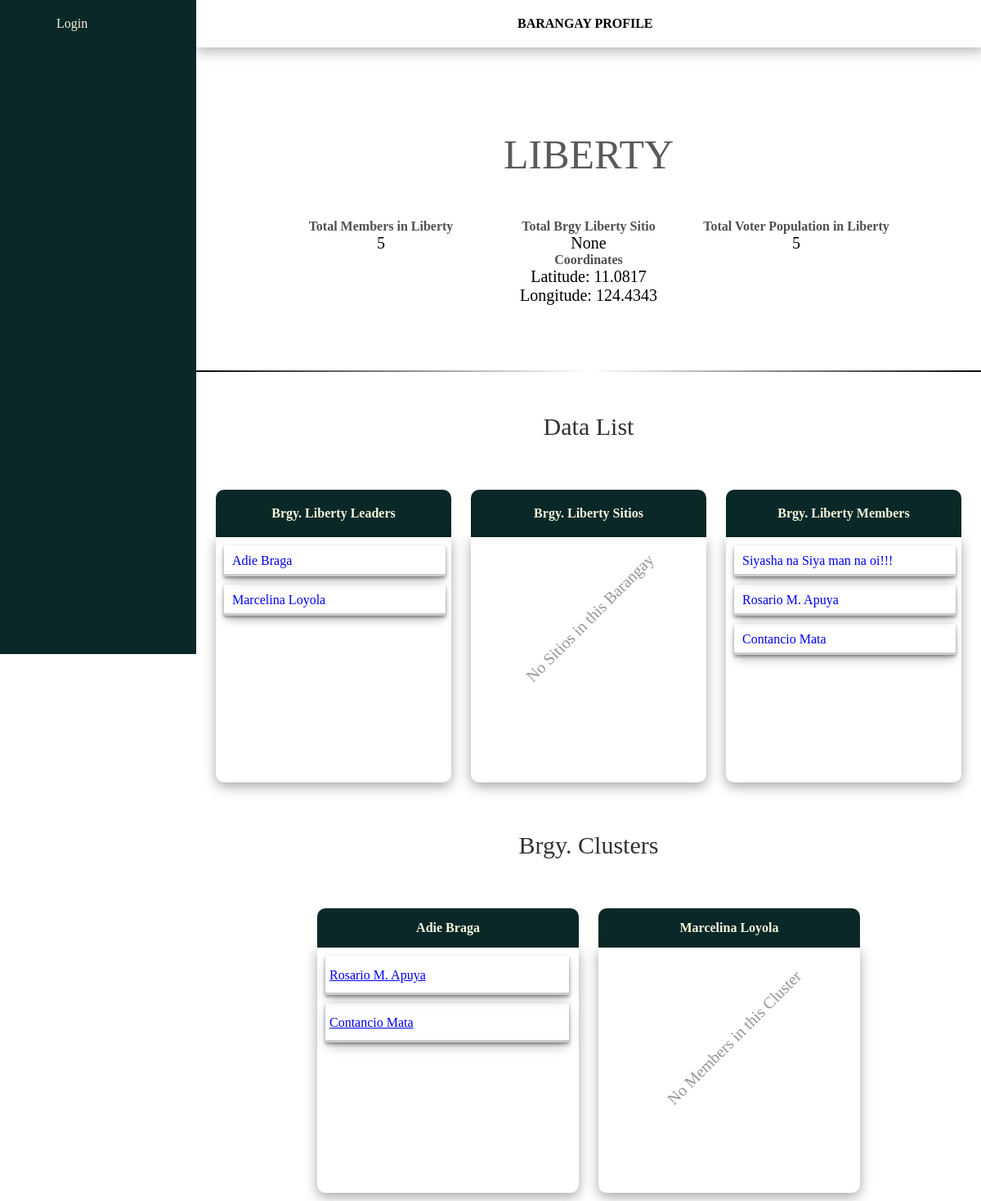
The app's page /brgy/Liberty/, older data.
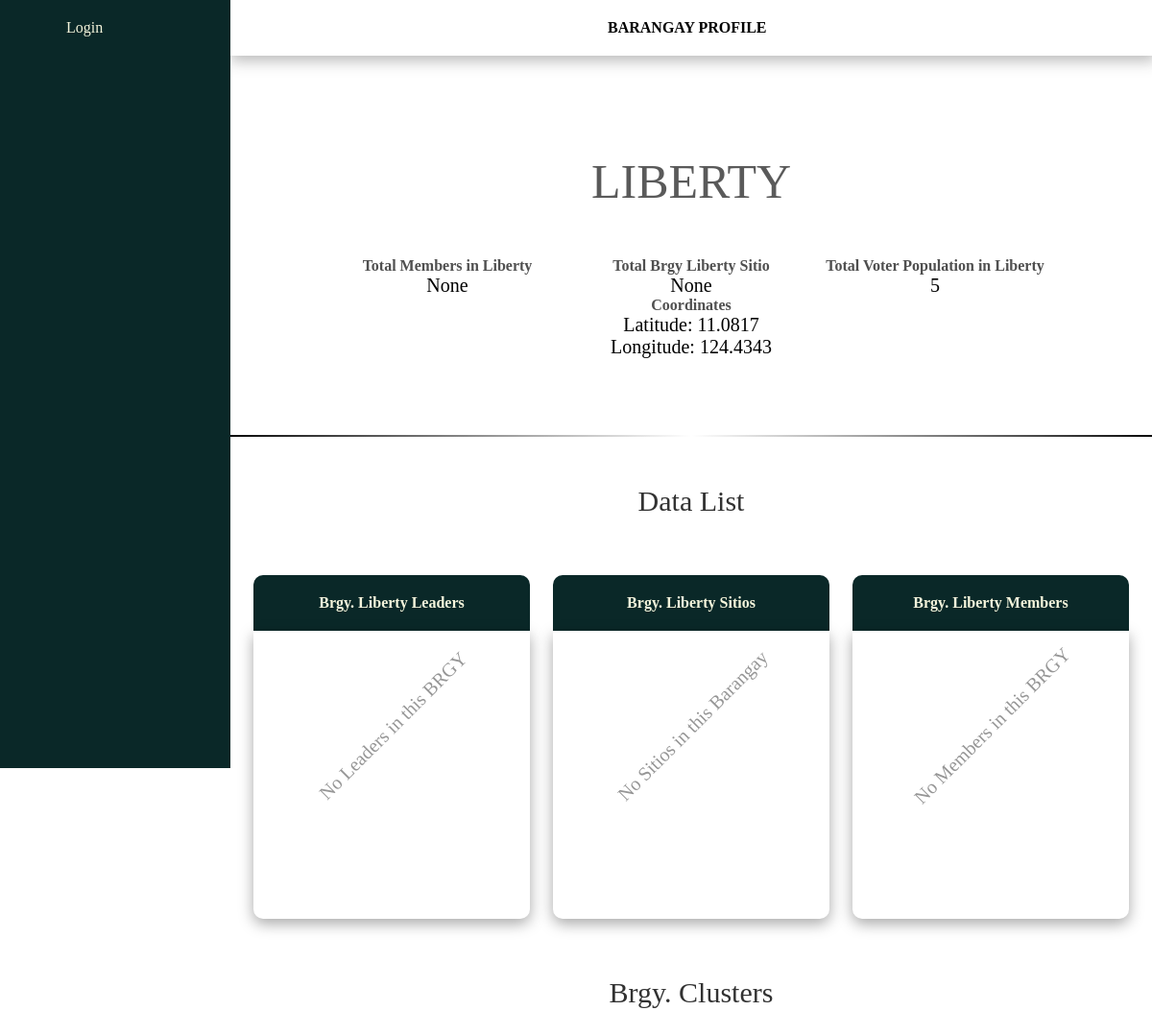
The same page, newer data.
### management/models.py (models this page shows, shortened)
class Leader(models.Model):
    name = models.CharField(max_length=255)
    gender = models.ForeignKey(Gender, related_name='leader_gender', on_delete=models.CASCADE)
    age = models.IntegerField()
    brgy = models.ForeignKey(Barangay, related_name='leader_brgy', on_delete=models.CASCADE)
    sitio = models.ForeignKey(Sitio, related_name='leader_sitio', on_delete=models.CASCADE, null=True, blank=True)
    date_registered = models.DateTimeField(auto_now_add=True)
    image = models.ImageField(null=True, blank=True, upload_to="images/")
    def __str__(self):
        return self.name

class Member(models.Model):
    name = models.CharField(max_length=255)
    gender = models.ForeignKey(Gender, related_name='member_gender', on_delete=models.CASCADE)
    age = models.IntegerField()
    brgy = models.ForeignKey(Barangay, related_name='member_brgy', on_delete=models.CASCADE)
    sitio = models.ForeignKey(Sitio, related_name='member_sitio', on_delete=models.CASCADE, null=True, blank=True)
    date_registered = models.DateTimeField(auto_now_add=True)
    image = models.ImageField(null=True, blank=True, upload_to="images/")
    def __str__(self):
        return self.name

class Cluster(models.Model):
    leader = models.ForeignKey(Leader, related_name='cluster_leader', on_delete=models.CASCADE)
    members = models.ManyToManyField(Member, related_name='cluster_member')

### management/views.py (the view)
# urls.py: path('brgy/<str:brgy_name>/', views.barangay_members, name='member-brgy'),
def barangay_members(request, brgy_name):
    brgy = Barangay.objects.get(brgy_name=brgy_name)
    member_brgy = Member.objects.filter(brgy__brgy_name=brgy_name)
    brgy_leader = Leader.objects.filter(brgy__brgy_name=brgy_name)
    sitios = Sitio.objects.filter(brgy__brgy_name=brgy_name)
    brgy_edit_form = ChangeBarangayNameForm(instance=brgy)
    brgy_individual_count = Individual.objects.filter(brgy=brgy).annotate(count=Count('name'))
    brgy_individual_sum = brgy_individual_count.aggregate(sum=Sum('count'))['sum']
    brgy_sitio_count = Sitio.objects.filter(brgy=brgy).annotate(count=Count('name'))
    brgy_sitio_sum = brgy_sitio_count.aggregate(sum=Sum('count'))['sum']
    brgy_cluster = Cluster.objects.filter(leader__brgy=brgy)
    if request.method == 'POST':
        form = ChangeBarangayNameForm(request.POST, instance=brgy)
        if form.is_valid():
            brgy = form.save(commit=False)
            brgy.save()
            return redirect('member-brgy', brgy_name=brgy.brgy_name)
    return render(request, 'member_brgy.html', {
        'member_brgy': member_brgy,
        'brgy_leader': brgy_leader,
        'brgy': brgy,
        'brgy_edit_form': brgy_edit_form,
        'sitios': sitios,
        'brgy_individual_sum': brgy_individual_sum,
        'brgy_sitio_sum': brgy_sitio_sum,
        'brgy_cluster': brgy_cluster,
    })

### management/templates/member_brgy.html (shortened to what the changed rows need)
{% extends 'base.html' %}
{% load static %}
{% block content %}
    <section class="brgy-profile-brgy-details-container-div">
        <section class="brgy-profile-details-section">
            <div class="brgy-profile-brgy-showcase-container-div">
                <div class="brgy-profile-analytics-block-container-div">
                    <div class="brgy-profile-analytics-block-div">
                        <div class="brgy-profile-analytics-block-title">
                            Total Members in {{ brgy.brgy_name }}
                        </div>
                        <div class="brgy-profile-analytics-data">
                            {{ brgy_individual_sum }}
                        </div>
                    </div>
                </div>
            </div>
            <div class="brgy-profile-brgy-details-block-container-div">
                <div class="brgy-profile-showcase-details-block-div">
                    <div class="brgy-profile-details-div">
                        {% for leader in brgy_leader %}
                            <div class="brgy-profile-data-detail">
                                <a class="brgy-profile-link-page"
                                   href="{% url 'cluster' leader.name %}">{{ leader.name }}</a>
                            </div>
                        {% empty %}
                            <div class="brgy-profile-empty-detail-notifier">
                                No Leaders in this BRGY
                            </div>
                        {% endfor %}
                    </div>
                </div>
                <div class="brgy-profile-showcase-details-block-div">
                    <div class="brgy-profile-details-div">
                        {% for member in member_brgy %}
                            <div class="brgy-profile-data-detail">
                                <a class="brgy-profile-link-page" href="{% url 'member-profile' member.name member.id %}">
                                    {{ member.name }}
                                </a>
                            </div>
                        {% empty %}
                            <div class="brgy-profile-empty-detail-notifier">
                                No Members in this BRGY
                            </div>
                        {% endfor %}
                    </div>
                </div>
            </div>
            <div class="brgy-profile-brgy-clusters-container-div">
                {% for cluster in brgy_cluster %}
                    <div class="brgy-profile-cluster-block-div">
                        <div class="brgy-profile-cluster-leader-header">
                            {{ cluster.leader }}
                        </div>
                        <div class="brgy-profile-cluster-members-div">
                            {% for member in cluster.members.all %}
                                <div class="brgy-profile-cluster-member">
                                    <a href="{% url 'member-profile' member.name %}">{{ member }}</a>
                                </div>
                            {% empty %}
                                <div class="brgy-profile-empty-member-cluster-notifier">
                                    No Members in this Cluster
                                </div>
                            {% endfor %}
                        </div>
                    </div>
                {% endfor %}
            </div>
        </section>
    </section>
{% endblock %}

Row changes from the older to the newer data that the page shows:
removed Leader: name "Adie Braga"
removed Leader: name "Marcelina Loyola"
removed Member: name "Siyasha na Siya man na oi!!!"
removed Member: name "Rosario M. Apuya"
removed Member: name "Contancio Mata"
removed Cluster: leader "Adie Braga"
removed Cluster: leader "Marcelina Loyola"
Text that changed along with them:
{{ brgy_individual_sum }}: "5" → "None"
text now shown: "No Leaders in this BRGY No Members in this BRGY"
